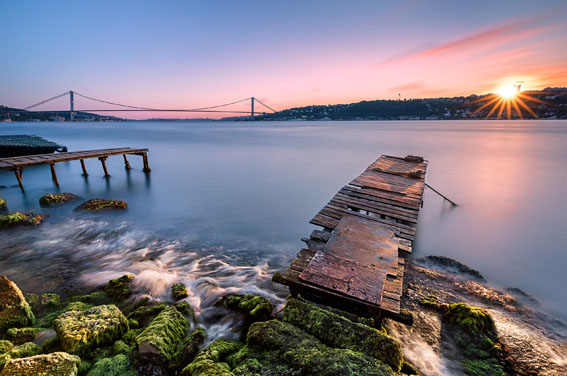
#> input picture images/manzara.jpeg, 567 x 376 px, found by its file name
$ jupyter execute --allow-errors '11_Görüntü_Kesme.ipynb'
#> lines starting #> are read from the running program, lines starting #| are printed output that depends on the picture
<a href="https://colab.research.google.com/github/mervebudakk/python/blob/main/11_G%C3%B6r%C3%BCnt%C3%BC_Kesme.ipynb" target="_parent"></a>

##1. GÖRÜNTÜ KESME
Baskıda, grafik tasarım ve fotoğraf endüstrilerinde  kırpma, fotoğraflı veya resimli bir resmin çevresinden istenmeyen alanların kaldırılmasıdır. Kırpma, en basit fotoğraf işleme işlemlerinden biridir ve fotoğrafın çevresinden istenmeyen bir nesneyi veya alakasız gürültüyü kaldırmak, en / boy oranını değiştirmek veya genel bileşimi geliştirmek için gerçekleştirilir.Telefoto fotoğrafçılığında, en yaygın olarak kuş ve havacılık fotoğrafçılığında, bir görüntü, ana konuyu büyütmek ve görüş açısını daha da azaltmak için kırpılır - istenen büyütme oranını elde etmek için yeterli odak uzaklığına sahip bir lens doğrudan mevcut olmadığında kullanılır-. Modern foto muhabirliklerinde ton dengesi, renk düzeltme ve keskinleştirme ile birlikte izin verilen az sayıda düzenleme eyleminden biri olarak kabul edilir. Bir fotoğrafın veya bir filmin üst ve alt kenar boşluklarını kırparak yapılan bir kırpma, sinematografi ve yayıncılıkta panoramik formatı (fotoğrafta) veya geniş ekran formatını taklit eden bir görünüm üretir. Bu formatların hiçbiri bu şekilde kırpılmamış, aksine oldukça özel optik yapılandırmalar ve kamera tasarımlarının ürünleridir.

Konuyu vurgulamak için kesme:

[cell 1]
#Google Drive'ınızı bağlamak için kullanılır.
from google.colab import drive
#> (the rest of this cell did not finish here and is left out)

[cell 2]
from IPython.display import Image
Image(filename="/content/drive/My Drive/Resource/kesme2.png")

İstenmeyen ayrıntıları / nesneleri kaldırmak için kesme:

[cell 3]
Image(filename="/content/drive/My Drive/Resource/kesme1.png")

##1.1 Görüntü Kesme İşleminin Uygulanması

kesme.jpg dosyasının orjinal hali:

[cell 4]
Image(filename="/content/drive/My Drive/Resource/manzara.jpeg")

##1.1.1 Görüntü Kesme Python Kodu

[cell 5]
import cv2
from google.colab.patches import cv2_imshow

#Yukarıdaki fonksiyonları ve yapısal elemanı oluşturmak için cv2 paketini içe aktarmalıdır.

image=cv2.imread("/content/drive/My Drive/Resource/manzara.jpeg")
#> image is the input picture: shape (376, 567, 3); mean B, G, R 132.3, 120.9, 126.4

#Ardından, resmin okunması gerekiyor. Bu cv2.imread (dosya adı, flag) işlevi tarafından yapılır.

height, width = image.shape[:2]
#> height = 376; width = 567

#Görüntünün boyutları üzerinde hareket edilebilmesi için resim ikiye bölünür.

start_row, start_col = int (height * .07), int (width * .42)
#> start_row = 26; start_col = 238

end_row, end_col = int (height * .65), int (width * .75)
#> end_row = 244; end_col = 425

# Görüntüde kırpılmak istenen boyuta göre değer verilir.

cropped = image [start_row : end_row , start_col : end_col]
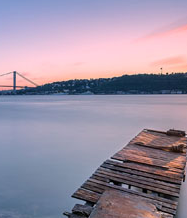
#> cropped: shape (218, 187, 3); mean B, G, R 161.8, 143.2, 154.7

#Belirtilen boyutların birbirleri üzerindeki işlemleri görüntünün kesilecek yerlerini belirtir.

cv2_imshow ( cropped)

#Belirtilen pencerede kesilen  görüntüyü gösterir.

cv2.imwrite("/content/drive/My Drive/Resource/new_cropped.png",cropped)
#> Out = True
#Alternatif olarak, değiştirilmiş görüntüyü cv2.imwrite (isim, img) işleviyle de kaydedilebilir.
